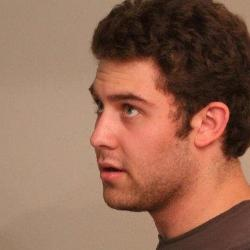
#> input picture Test/000.jpg, 250 x 250 px; its folder holds only this picture in this run
$ python MeshFace.py
#> lines starting #> are read from the running program, lines starting #| are printed output that depends on the picture
# coding:utf-8
#!/usr/bin/python3
import os, cv2, matplotlib
matplotlib.use('Agg') # before import matplotlib.pyplot or pylab!
from pylab import * # import matplotlib & numpy

# tp = [Type=0-3, Fix/Scale=0/1, Noise Scale=0-1]
#####################################################################
# Create Normalized Curve:
def Curve(tp, p, t): # normalized curve
    if type(tp)!=str: tp = "sps" # tp=tp[0]
    s1 = p[2] * np.sin((p[0]*t+p[1])*np.pi)
    s2 = p[5] * np.sin((p[3]*t+p[4])*np.pi)
    if "sps" in tp: return (s1 + s2)/(abs(p[2]) + abs(p[5]))
    if "sms" in tp: return (s1 * s2)/(abs(p[2]) * abs(p[5]))
    if len(p)>=9: s3 = p[8] * np.sin((p[6]*t+p[7])*np.pi)
    if "sss" in tp: return (s1 + s2 + s3)/(abs(p[2])+abs(p[5])+abs(p[8]))

# Get Random [linewidth, alpha] Pairs:
def LwAl(tp, n=1, dx=180): # random [linewidth, alpha] pair
    wa = np.random.rand(2*n); f = tp[1]*(dx/180-1)+1 # scale ratio
    wa[::2] = [round(f*(1.1*i+2),2) for i in wa[::2]] # linewidth
    wa[1::2] = [round(0.4*i+0.2,2) for i in wa[1::2]] # alpha
    if tp[0]==3: wa[::2] = round(f,2); # linewidth for tp=3
    return wa # type: np.array

# Rotate or Affine the Curve:
def RoAf(t, y, ra=0, af=None): # rotate or affine the curve
    if type(ra)!=np.ndarray: # rotational angle -> matrix
        ra *= np.pi; ra = np.array([[cos(ra),-sin(ra)],[sin(ra),cos(ra)]])
    if type(af)==np.ndarray: ra = ra.dot(af); # affine & rotate
    y = ra.dot(np.array([t,y])) # rotate/affine the curve
    return y[0,:], y[1,:] # t'=y[0,:], y'=y[1,:]

# Draw Curve with Annotation:
def DrawCu(tp, p=None, xi=0, dx=20, yo=0, A=1, ra=0, af=0, wa=[]): # draw curve
    if type(tp)!=list and type(tp)!=tuple: tp = [tp,0,0] # default
    tp, fs, no = tp # tp[0]=Type, tp[1]=Fix/Scale, tp[2]=Noise Scale
    if p==None or len(p)<6: # default: random curve parameters
        p = [round(2*i,2) for i in np.random.rand(9)]; p[2]=p[5]=p[8]=1
    t = np.linspace(xi, xi+2*dx, round(2*dx*(np.random.rand()+1)), endpoint=True)
    no = no/5 * (1+(tp==3)) * (np.random.rand(len(t))-0.5) # noise
    y = A * (Curve(tp,p,t) + yo + no) # vertically scale + translate
    t,y = RoAf(t-(xi+dx), y, ra, af) # horizontally adjust -> rotate/affine
    if len(wa)<2: wa = LwAl([tp,fs], 1, dx); # get [linewidth,alpha] pair
    an = str(tp)+": "+", ".join([str(i) for i in p])+"->"+", ".join([str(i) for i in wa])
    plot(t, y, color="k", lw=wa[0], alpha=wa[-1], label=an)
    return t, y, wa, p

#####################################################################
# Extract sps Cell Parameters:
def Paras(tp, dx, A, f): # Extract sps Cell Parameters
    tp, yf = tp[0], tp[1]*(dx/180-1)+1 # Cell scale ratio
    if tp==0: # Reticulate Pattern Type0
        A = 42*yf; f = 12/dx; p = [0.2*f, 3/8, 0.5, 0.8*f, 0, 0.8]
    elif tp==1: # Reticulate Pattern Type1
        A = 30*yf; f = 8/dx; p = [0.2*f, 3/8, 0.5, 0.8*f, 0, 0.75]
    elif tp==2: # Reticulate Pattern Type2
        A = 55*yf; f = 8/dx; p = [0.2*f, 3/8, 0.5, 0.8*f, 0, 0.8]
        f = np.array([[1,-0.5],[-0.15,1]]); # Affine Matrix
    elif tp==3: # Reticulate Pattern Type3
        A = 10*yf; f = 7.5/dx; p = [0.2*f, 3/8, 0.5, 0.8*f, 0, 0.8]
        f = np.array([[1.15,1.1],[-0.45,0.7]]); # Affine Matrix
    else: A *= yf; f /= dx; p = [0.2*f, 3/8, 0.5, 0.8*f, 0, 0.8-tp%2/10]
    return A, p, f

# Draw Reticulate Pattern Cell(sps):
def DrawCell(tp, dx, yi=0, ra=0, wa=[], A=42, f=12): # draw sps cell
    xi = round(dx*np.random.rand(), 1)
    dy = round(0.2+(np.random.rand()-0.5)/10, 3)
    A,p1,f = Paras(tp,dx,A,f); # get sps Cell Parameters
    p2 = p1.copy(); p2[::-3] = [-i for i in p2[::-3]]
    # DrawCu set alpha=wa[-1], thus Curve Cells have same alpha:
    t1,y1,w1,p1 = DrawCu(tp, p1, xi, dx, yi+dy, A, ra, f, wa=wa[:])
    t2,y2,w2,p2 = DrawCu(tp, p2, xi, dx, yi-dy, A, ra, f, wa=wa[2:])
    return [t1,y1, t2,y2]

# Save Mesh Image with Mask:
def SaveIm(im, out, tp, qt=20, ms=None, ro=None, wa=None, gap=1.6):
#> called with im = 'Test/000.jpg', out = 'Test_1_0.3/000_0.jpg', tp = (2, 1, 0.3), qt = 95, gap = 1.6
    if type(im)==str: im = imread(im) # load image
#> im is the input picture: shape (250, 250, 3); mean R, G, B 147.3, 104.5, 84.1
    n = im.shape; y,x = n[0],n[1]; n = y//20 # width & height
#> after `n = im.shape`: n = (250, 250, 3)
#> after `y, x = (n[0], n[1])`: y = 250; x = 250
#> after `n = y // 20`: n = 12
    if ro==None: ro = 2*np.random.rand()-1 # randomly rotate
    if wa==None or len(wa)<4: wa = LwAl(tp,2,x) # [lw,alpha]
#> wa = [3.61, 0.37, 3.76, 0.38]
    ofs = round(1.5*np.random.rand(), 2)
    gap = round(gap+(np.random.rand()-0.3)/10, 2); net = []
    dpi = 72; figure(figsize=(x/dpi, y/dpi), dpi=dpi); axis("off")
    subplots_adjust(left=0, right=1, bottom=0, top=1, hspace=0, wspace=0)
    for i in range(2*n): net += DrawCell(tp, x, gap*(i-n)+ofs, ro, wa=wa)
    if ms != None: # output mask image
        xlim(-x/2,x/2); ylim(-y/2,y/2); ms = out[:-4]+"_m.png"
        savefig(ms, facecolor="w", dpi=dpi); tmp = cv2.imread(ms, 0)
        gap,tmp = cv2.threshold(tmp, 250, 255, cv2.THRESH_BINARY_INV)
        cv2.imwrite(ms, tmp, [int(cv2.IMWRITE_PXM_BINARY), 1])
    imshow(im, extent=(-x/2,x/2,-y/2,y/2)); savefig(out, dpi=dpi)
#> after `imshow(im, extent=(-x / 2, x / 2, -y / 2, y / 2))`:
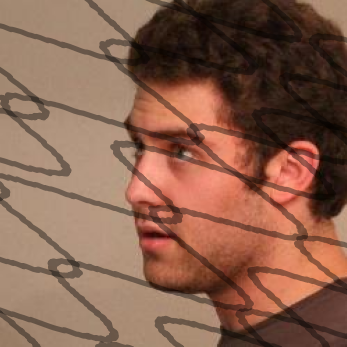
#> figure drawn by matplotlib, 1 panel
    if type(qt)!=int: qt = np.random.randint(qt[0],qt[1]) # quality
    cv2.imwrite(out, cv2.imread(out), [cv2.IMWRITE_JPEG_QUALITY, qt])
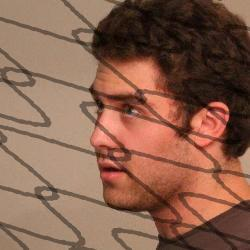
#> saved as 000_0.jpg: shape (250, 250, 3); mean B, G, R 77.9, 96.9, 136.4
    close("all"); return net

#####################################################################
# Crop Randomly OR Resize Image:
def Crop(im, size, op="cut"): # size=(height,width), op=crop/resize
    if type(im)==str: im = cv2.imread(im) # OR: pylab.imread(im)
    if type(size)!=np.ndarray: size = np.array(size) # (height,width)
    imsz = np.array([im.shape[0],im.shape[1]]) # (height,width,depth)
    if ("c" in op) and (imsz>=size).all(): # True only if all elements are Ture
        xy = np.array([np.random.randint(i) for i in imsz-size+1]); br = xy+size
        return im[xy[0]:br[0], xy[1]:br[1]] # randomly crop/cut
    else: return cv2.resize(im, (size[1],size[0]), interpolation=cv2.INTER_AREA)

# Batch Adding Meshes to Images and Saving:
def BatchSave(src, tp, qt=20, num=None, ms=None):
    tp, fs, no = tp # parse: Type,Fix/Scale,Noise
    if type(tp)==int: tp = [tp] # tp=range/list/tuple
    N = len(tp); SZ = (220,178) # default (height,width)
    if num==None or type(num)!=int: num = N # default=N
    id = [i%N for i in range(num)] # default index of tp
    scr = os.path.abspath(src); ss = os.path.split(src)[-1]
    dst = ss + "_".join([str(i) for i in ["",fs,no]]) # target
    out = lambda im,k="": im.replace(ss,dst)[:-4]+"_"+str(k)+".jpg"
    for path,sub,file in os.walk(src): # traverse src
        os.mkdir(path.replace(ss,dst)); os.chdir(path) # cd path
        for im in file: # loop images in path
            im = os.path.join(path, im) # uesd in out()
            if num<N: id = np.random.choice(N, num, False) # non-repetitive
            for i in range(num): SaveIm(im, out(im,i), (tp[id[i]],fs,no), qt, ms)
            # Crop/Resize Images->Save->Add Meshes to res/out(im):
            #res = Crop(imread(im), SZ, "cut") # try: cv2.imread or "resize"
            #cv2.imwrite(out(im), res[:,:,::-1], [cv2.IMWRITE_JPEG_QUALITY, 95])
            #for i in range(num): SaveIm(res, out(im,i), (tp[id[i]],fs,no), qt, ms)
    os.chdir(os.path.join(src,"..")) # cd parent directory

#####################################################################
if __name__ == "__main__":
    src = "E:/Hua/PyCharm/Test"
    #src = "/home/hua.fu/CASIA-WebFace/"
    tp = [range(4), 1, 0.3]
    BatchSave(src, tp, qt=95, num=3, ms=None)

$ run again, on Test/1000LANCZOS4.jpg
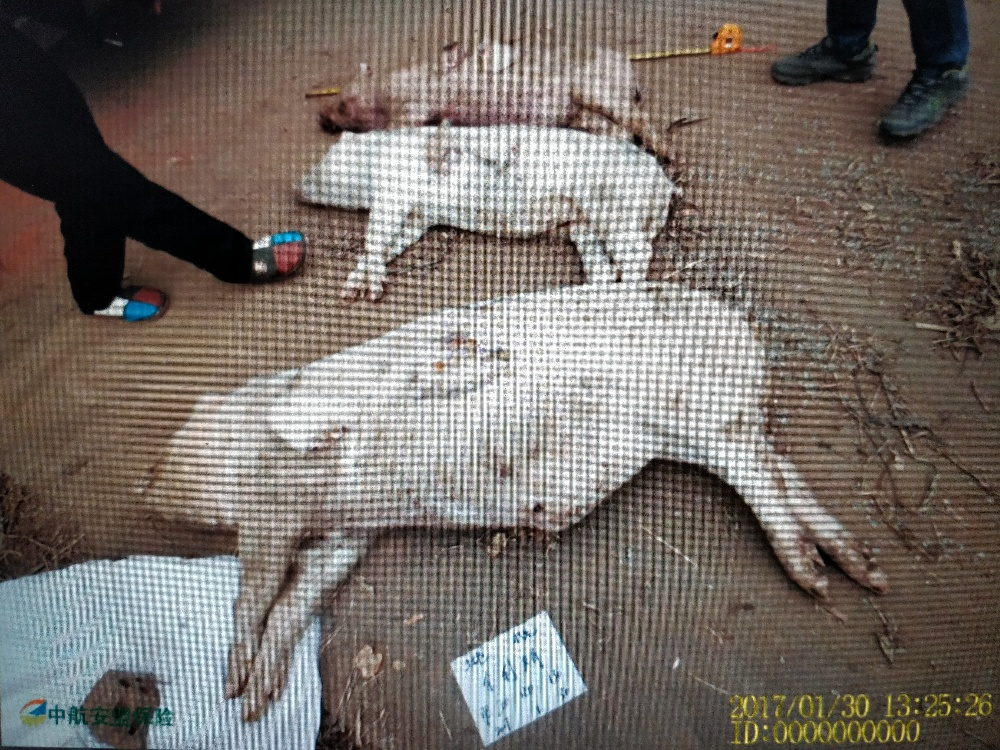
#> input picture Test/1000LANCZOS4.jpg, 1000 x 750 px
#> in SaveIm, im is the input picture: shape (750, 1000, 3); mean R, G, B 117, 109.3, 103.3
#> in SaveIm, `imshow(im, extent=(-x / 2, x / 2, -y / 2, y / 2))`:
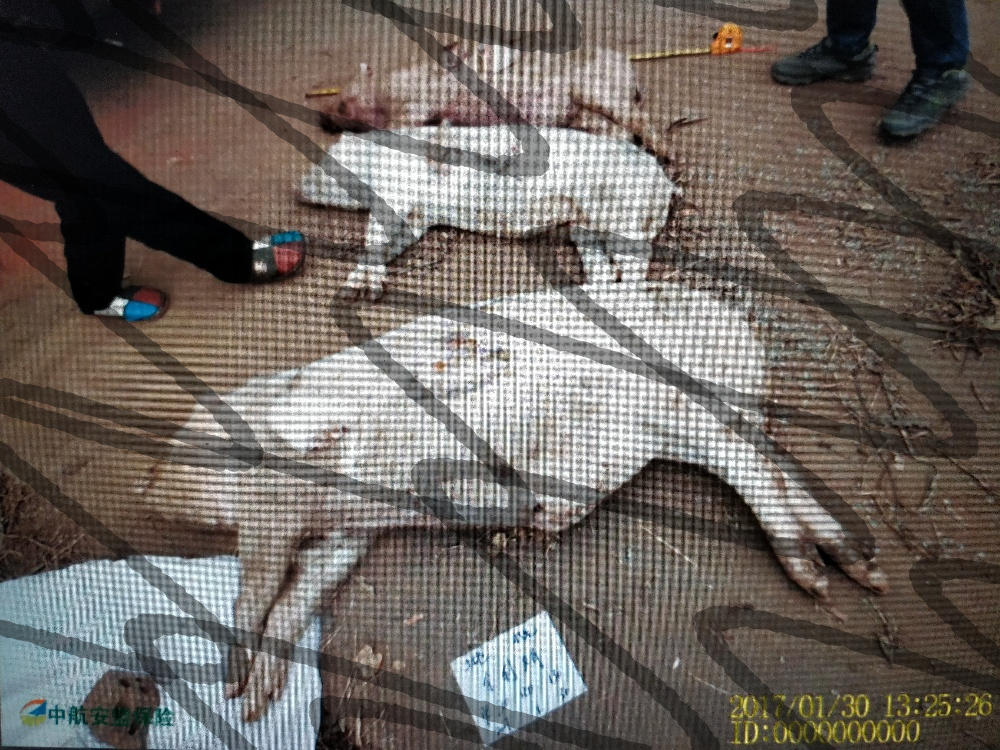
#> figure drawn by matplotlib, 1 panel
